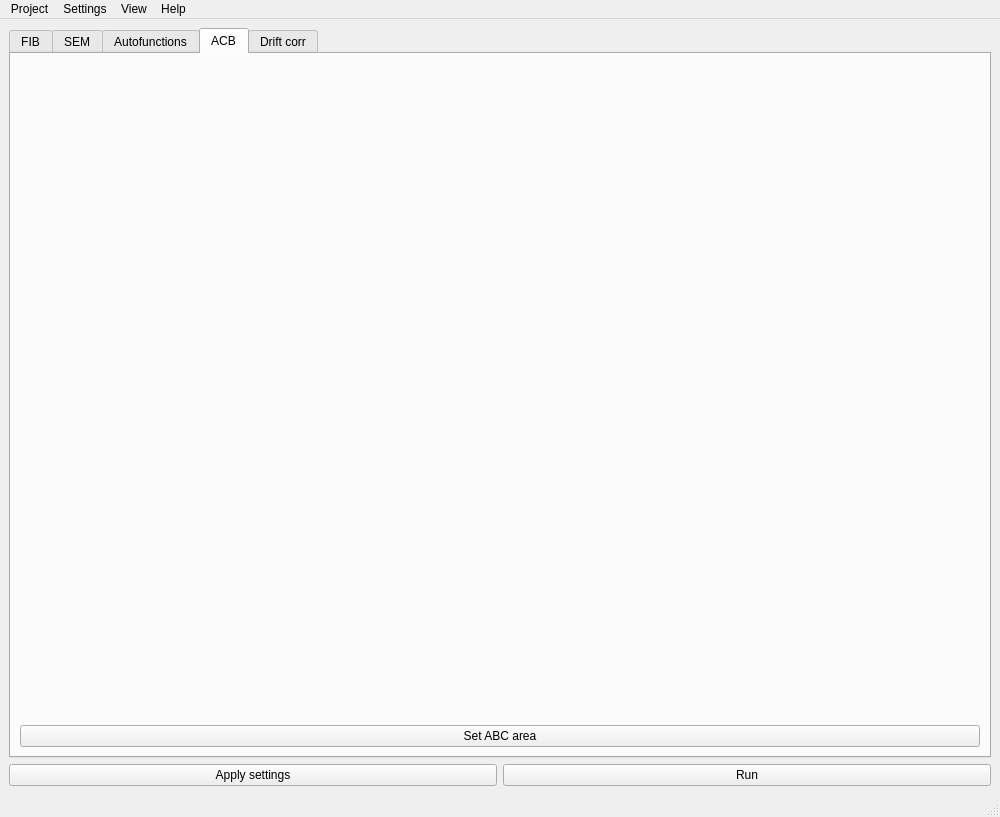
<?xml version="1.0" encoding="UTF-8"?>
<ui version="4.0">
 <class>MainWindow</class>
 <widget class="QMainWindow" name="MainWindow">
  <property name="windowModality">
   <enum>Qt::NonModal</enum>
  </property>
  <property name="geometry">
   <rect>
    <x>0</x>
    <y>0</y>
    <width>1000</width>
    <height>817</height>
   </rect>
  </property>
  <property name="windowTitle">
   <string>FIBSEM_Maestro v 1.0.</string>
  </property>
  <property name="styleSheet">
   <string notr="true"/>
  </property>
  <widget class="QWidget" name="centralwidget">
   <layout class="QGridLayout" name="gridLayout">
    <item row="0" column="0">
     <layout class="QVBoxLayout" name="verticalLayout">
      <item>
       <widget class="QTabWidget" name="tabWidget">
        <property name="enabled">
         <bool>true</bool>
        </property>
        <property name="styleSheet">
         <string notr="true"/>
        </property>
        <property name="currentIndex">
         <number>3</number>
        </property>
        <widget class="QWidget" name="tabFib">
         <attribute name="title">
          <string>FIB</string>
         </attribute>
         <layout class="QVBoxLayout" name="verticalLayout">
          <item>
           <layout class="QVBoxLayout" name="fibVerticalLayout">
            <item>
             <widget class="QLabel" name="fibImageLabel">
              <property name="text">
               <string/>
              </property>
             </widget>
            </item>
            <item>
             <widget class="QLabel" name="label_3">
              <property name="font">
               <font>
                <weight>75</weight>
                <bold>true</bold>
               </font>
              </property>
              <property name="text">
               <string>Settings</string>
              </property>
             </widget>
            </item>
            <item>
             <layout class="QFormLayout" name="fibFormLayout"/>
            </item>
            <item>
             <layout class="QHBoxLayout" name="horizontalLayout_3">
              <item>
               <widget class="QPushButton" name="getFibImagePushButton">
                <property name="text">
                 <string>Get image</string>
                </property>
               </widget>
              </item>
              <item>
               <widget class="QPushButton" name="setFibFiducialPushButton">
                <property name="text">
                 <string>Set fiducial</string>
                </property>
               </widget>
              </item>
              <item>
               <widget class="QPushButton" name="setFibAreaPushButton">
                <property name="text">
                 <string>Set slicing area</string>
                </property>
               </widget>
              </item>
             </layout>
            </item>
            <item>
             <spacer name="verticalSpacer_2">
              <property name="orientation">
               <enum>Qt::Vertical</enum>
              </property>
              <property name="sizeHint" stdset="0">
               <size>
                <width>20</width>
                <height>40</height>
               </size>
              </property>
             </spacer>
            </item>
           </layout>
          </item>
         </layout>
        </widget>
        <widget class="QWidget" name="tabSem">
         <attribute name="title">
          <string>SEM</string>
         </attribute>
         <layout class="QVBoxLayout" name="verticalLayout">
          <item>
           <layout class="QVBoxLayout" name="semVerticalLayout">
            <item>
             <widget class="QLabel" name="imageLabel">
              <property name="text">
               <string/>
              </property>
             </widget>
            </item>
            <item>
             <widget class="QLabel" name="label_2">
              <property name="font">
               <font>
                <weight>75</weight>
                <bold>true</bold>
               </font>
              </property>
              <property name="text">
               <string>Acquisition</string>
              </property>
             </widget>
            </item>
            <item>
             <layout class="QFormLayout" name="semFormLayout"/>
            </item>
            <item>
             <widget class="QPushButton" name="calculateFromSlicePushButton">
              <property name="text">
               <string>Calculate from slice distance (38°)</string>
              </property>
             </widget>
            </item>
           </layout>
          </item>
          <item>
           <layout class="QVBoxLayout" name="semImagingVerticalLayout">
            <item>
             <widget class="QLabel" name="label">
              <property name="font">
               <font>
                <weight>75</weight>
                <italic>false</italic>
                <bold>true</bold>
               </font>
              </property>
              <property name="text">
               <string>Imaging</string>
              </property>
              <property name="textFormat">
               <enum>Qt::AutoText</enum>
              </property>
             </widget>
            </item>
            <item>
             <layout class="QFormLayout" name="imageSettingsFormLayout"/>
            </item>
           </layout>
          </item>
          <item>
           <layout class="QHBoxLayout" name="horizontalLayout">
            <item>
             <widget class="QPushButton" name="getImagePushButton">
              <property name="text">
               <string>Get image</string>
              </property>
             </widget>
            </item>
            <item>
             <widget class="QPushButton" name="setImagingPushButton">
              <property name="text">
               <string>Set imaging</string>
              </property>
             </widget>
            </item>
            <item>
             <widget class="QPushButton" name="testImagingPushButton">
              <property name="text">
               <string>Test imaging</string>
              </property>
             </widget>
            </item>
            <item>
             <widget class="QCheckBox" name="fastScanCheckBox">
              <property name="text">
               <string>Fast scan</string>
              </property>
              <property name="checked">
               <bool>true</bool>
              </property>
             </widget>
            </item>
           </layout>
          </item>
          <item>
           <spacer name="verticalSpacer">
            <property name="orientation">
             <enum>Qt::Vertical</enum>
            </property>
            <property name="sizeHint" stdset="0">
             <size>
              <width>20</width>
              <height>40</height>
             </size>
            </property>
           </spacer>
          </item>
         </layout>
        </widget>
        <widget class="QWidget" name="tabAutofunctions">
         <attribute name="title">
          <string>Autofunctions</string>
         </attribute>
         <layout class="QVBoxLayout" name="verticalLayout_2">
          <item>
           <layout class="QVBoxLayout" name="autofunctionsVerticalLayout">
            <item>
             <widget class="QLabel" name="autofunctionsImageLabel">
              <property name="text">
               <string/>
              </property>
             </widget>
            </item>
            <item>
             <widget class="QLabel" name="autofunctionLabel">
              <property name="text">
               <string>Autofunction</string>
              </property>
             </widget>
            </item>
            <item>
             <widget class="QComboBox" name="autofunctionComboBox"/>
            </item>
            <item>
             <layout class="QHBoxLayout" name="horizontalLayout_4">
              <item>
               <widget class="QPushButton" name="cloneAutofunctionPushButton">
                <property name="text">
                 <string>Clone autofunction</string>
                </property>
               </widget>
              </item>
              <item>
               <widget class="QPushButton" name="removeAutofunctionPushButton">
                <property name="text">
                 <string>Remove autofunction</string>
                </property>
               </widget>
              </item>
             </layout>
            </item>
            <item>
             <widget class="QPushButton" name="setAfAreaPushButton">
              <property name="text">
               <string>Set af area</string>
              </property>
             </widget>
            </item>
            <item>
             <layout class="QFormLayout" name="autofunctionFormLayout"/>
            </item>
            <item>
             <widget class="QLabel" name="label_4">
              <property name="font">
               <font>
                <weight>75</weight>
                <bold>true</bold>
               </font>
              </property>
              <property name="text">
               <string>Criterium</string>
              </property>
             </widget>
            </item>
            <item>
             <layout class="QFormLayout" name="autofunctionCriteriumFormLayout"/>
            </item>
            <item>
             <widget class="QLabel" name="label_5">
              <property name="font">
               <font>
                <weight>75</weight>
                <bold>true</bold>
               </font>
              </property>
              <property name="text">
               <string>Imaging</string>
              </property>
             </widget>
            </item>
            <item>
             <layout class="QFormLayout" name="autofunctionImagingFormLayout"/>
            </item>
            <item>
             <spacer name="verticalSpacer_3">
              <property name="orientation">
               <enum>Qt::Vertical</enum>
              </property>
              <property name="sizeHint" stdset="0">
               <size>
                <width>20</width>
                <height>40</height>
               </size>
              </property>
             </spacer>
            </item>
           </layout>
          </item>
         </layout>
        </widget>
        <widget class="QWidget" name="tabAcb">
         <attribute name="title">
          <string>ACB</string>
         </attribute>
         <layout class="QVBoxLayout" name="acbVerticalLayout">
          <item>
           <layout class="QVBoxLayout" name="verticalLayout_3">
            <item>
             <widget class="QLabel" name="acbImageLabel">
              <property name="text">
               <string/>
              </property>
             </widget>
            </item>
            <item>
             <widget class="QPushButton" name="setAcbPushButton">
              <property name="text">
               <string>Set ABC area</string>
              </property>
             </widget>
            </item>
            <item>
             <layout class="QFormLayout" name="acbFormLayout"/>
            </item>
           </layout>
          </item>
         </layout>
        </widget>
        <widget class="QWidget" name="tabDriftCorrection">
         <attribute name="title">
          <string>Drift corr</string>
         </attribute>
         <layout class="QVBoxLayout" name="maskingVerticalLayout"/>
        </widget>
       </widget>
      </item>
     </layout>
    </item>
    <item row="3" column="0">
     <layout class="QHBoxLayout" name="horizontalLayout_2">
      <item>
       <widget class="QPushButton" name="applySettingsPushButton">
        <property name="text">
         <string>Apply settings</string>
        </property>
       </widget>
      </item>
      <item>
       <widget class="QPushButton" name="pushRun">
        <property name="text">
         <string>Run</string>
        </property>
       </widget>
      </item>
     </layout>
    </item>
   </layout>
  </widget>
  <widget class="QMenuBar" name="menubar">
   <property name="geometry">
    <rect>
     <x>0</x>
     <y>0</y>
     <width>1000</width>
     <height>31</height>
    </rect>
   </property>
   <widget class="QMenu" name="menuSetting">
    <property name="title">
     <string>Settings</string>
    </property>
    <addaction name="actionLoad"/>
    <addaction name="actionSave"/>
    <addaction name="actionEmail"/>
   </widget>
   <widget class="QMenu" name="menuHelp">
    <property name="title">
     <string>Help</string>
    </property>
    <addaction name="actionAbout"/>
   </widget>
   <widget class="QMenu" name="menuView">
    <property name="title">
     <string>View</string>
    </property>
    <addaction name="actionResize"/>
   </widget>
   <widget class="QMenu" name="menuProject">
    <property name="title">
     <string>Project</string>
    </property>
    <addaction name="actionNewProject"/>
    <addaction name="actionLoadProject"/>
   </widget>
   <addaction name="menuProject"/>
   <addaction name="menuSetting"/>
   <addaction name="menuView"/>
   <addaction name="menuHelp"/>
  </widget>
  <widget class="QStatusBar" name="statusbar"/>
  <action name="actionLoad">
   <property name="text">
    <string>Load</string>
   </property>
  </action>
  <action name="actionSave">
   <property name="text">
    <string>Save</string>
   </property>
  </action>
  <action name="actionAbout">
   <property name="text">
    <string>About</string>
   </property>
  </action>
  <action name="actionResize">
   <property name="text">
    <string>Resize</string>
   </property>
  </action>
  <action name="actionEmail">
   <property name="text">
    <string>Email</string>
   </property>
  </action>
  <action name="actionNewProject">
   <property name="text">
    <string>New</string>
   </property>
  </action>
  <action name="actionLoadProject">
   <property name="text">
    <string>Load</string>
   </property>
  </action>
 </widget>
 <resources/>
 <connections/>
 <slots>
  <slot>slot1()</slot>
 </slots>
</ui>
